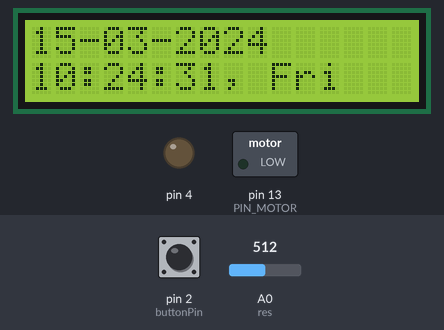
The sketch below on a simulated Arduino Uno, built with avr-gcc and run on an emulated ATmega328P. Shown: 16×2 character LCD, switched loads named in the sketch (green lamp = pin HIGH), output pins drawn as LEDs (lit = HIGH). The test bench sets the inputs (shaded band); at power-on: pin 2 (buttonPin) HIGH, A0 (res) = 512. The local clock reads 2024-03-15 10:24:30 at power-on unless the sketch sets it.

Above: at 1.6 s.
1.7 s: pin 2 (buttonPin) pulled LOW for 1 s
At 2.7 s:
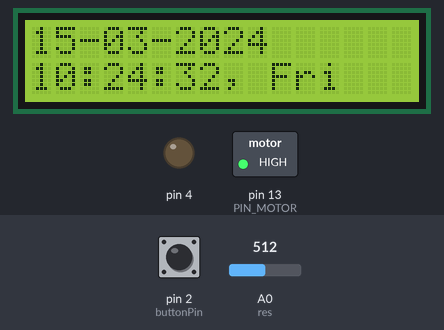
4.5 s: A0 (res) set to 716
At 5.8 s:
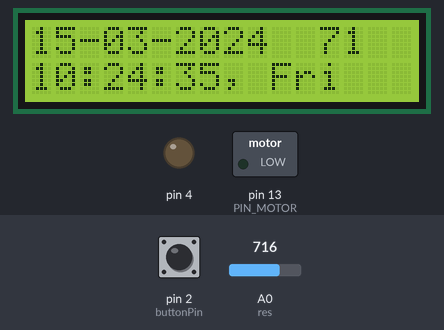
6.5 s: A0 (res) set to 900
At 7.5 s:
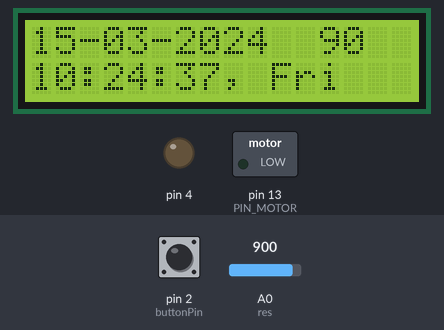
8.5 s: A0 (res) set to 1023
At 9.8 s:
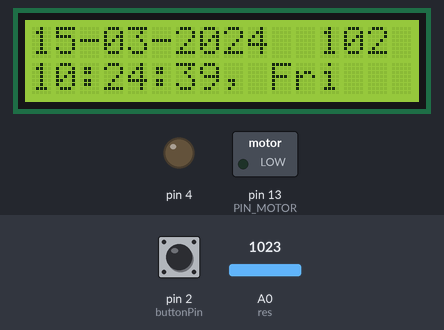
Timing chart, 0 to 11.5 s (numbered marks = the images above; inputs shaded):
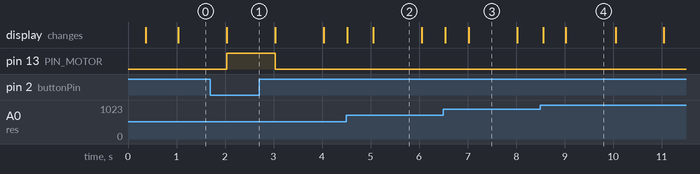

Measured:
- after the input at 1.7 s, pin 13 (PIN_MOTOR): LOW → HIGH after 0.33 s, → LOW 1.0 s later
- what the display in image 2 shows lasts 1.0 s, from 5.1 s to 6.1 s

The sketch:

sketch.ino
```cpp
#include <Wire.h>
#include <iarduino_RTC.h>
#include <LiquidCrystal_I2C.h>
iarduino_RTC time(RTC_DS1307);
#define res A0
int rotat;
#define PIN_MOTOR 13
int t;
unsigned  int r;
int tdiff;
const int buttonPin = 2;
LiquidCrystal_I2C lcd(0x3F,16,2);

void setup() {
    delay(300);
    pinMode(4, OUTPUT);
    time.begin();
    time.period(1);
    pinMode(res, INPUT);
    tdiff = analogRead(res);
    lcd.init();
    lcd.backlight();// Включаем подсветку дисплея
    pinMode(PIN_MOTOR, OUTPUT);
    pinMode(buttonPin, INPUT);
    Serial.begin(9600);
}
void loop(){
    t = analogRead(res);
    if (t/100!=tdiff/100) {
      lcd.setCursor(12, 0);
      lcd.print("   ");
      lcd.setCursor(12, 0);
      lcd.print(analogRead(res)/10);
      lcd.setCursor(0, 1);
      lcd.print(time.gettime("H:i:s, D"));
      }
    if(millis()%1000==0){ // если прошла 1 секунда
      lcd.setCursor(0, 0);
      lcd.print(time.gettime("d-m-Y"));
      lcd.setCursor(0, 1);
      lcd.print(time.gettime("H:i:s, D"));
      if(time.Hours>=8&&time.Hours<23) {
        digitalWrite(4, LOW);}
      else {digitalWrite(4, HIGH); }
      if(time.Hours==10&&time.minutes==00&&time.seconds==00) {
         digitalWrite(PIN_MOTOR, HIGH);
         r = analogRead(res)*150;
         Serial.println(r);
         delay(r);
         digitalWrite(PIN_MOTOR, LOW);
      }
      tdiff = analogRead(res);
      int buttonState = digitalRead(buttonPin); // считываем состояние кнопки
      if (buttonState == LOW) {
        digitalWrite(PIN_MOTOR, HIGH);
      }
      else {
        digitalWrite(PIN_MOTOR, LOW);
      }

}

}
```
